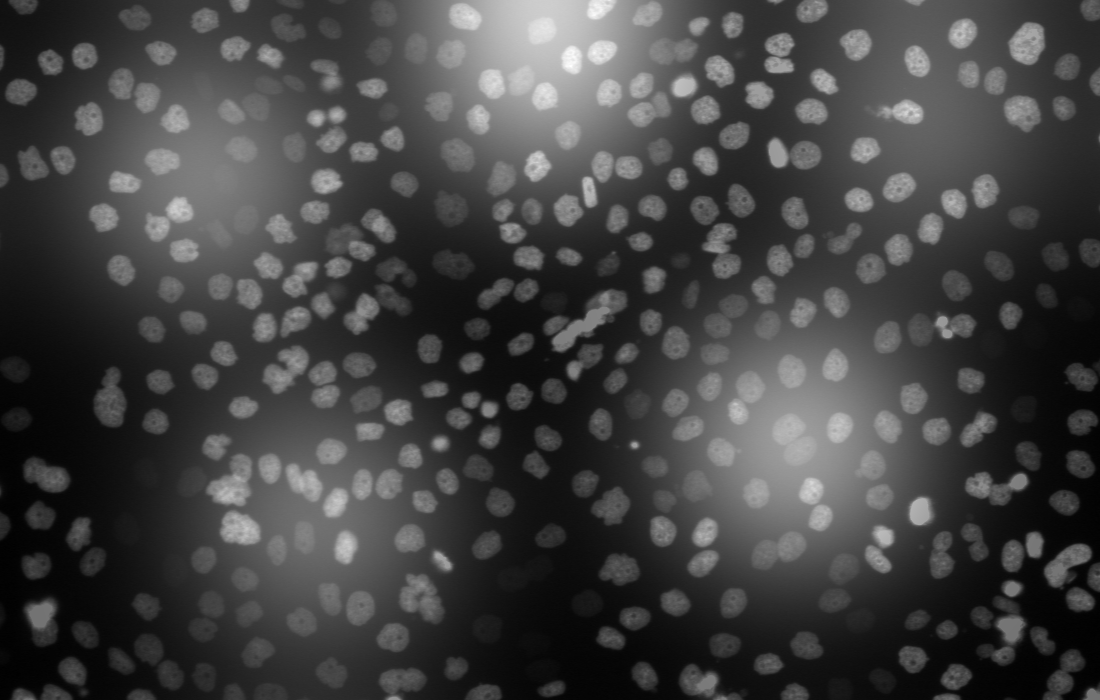
#> input picture Assignment 1/Cell/Cells.png, 1100 x 700 px
$ python code.py   (older library calls are emulated)
#> lines starting #> are read from the running program, lines starting #| are printed output that depends on the picture
import cv2

import numpy as np

img = cv2.imread("Cells.png")
#> img is the input picture: shape (700, 1100, 3); min 0, max 255, mean 66.1

gray = cv2.cvtColor(img, cv2.COLOR_BGR2GRAY)

I = gray

n = 20


def max_filter(img, n):
    row, column = img.shape

    pad = int(n / 2)

    max_f = np.zeros((row + pad * 2, column + pad * 2))

    max_f[pad: pad + row, pad: pad + column] = gray.copy()

    tmp = max_f.copy()

    for y in range(row):

        for x in range(column):
            max_f[pad + y, pad + x] = np.max(tmp[y: y + n, x: x + n])

    max_f = max_f[pad: pad + row, pad: pad + column].astype(np.uint8)

    return max_f


def min_filter(img, n):
#> called with n = 20
    row, column = img.shape
#> row = 700; column = 1100

    # Zero padding

    pad = n // 2

    min_f = np.zeros((row + pad * 2, column + pad * 2), dtype=np.float)

    min_f[pad: pad + row, pad: pad + column] = gray.copy().astype(np.float)

    tmp = min_f.copy()

    for y in range(row):

        for x in range(column):
            min_f[pad + y, pad + x] = np.min(tmp[y: y + n, x: x + n])
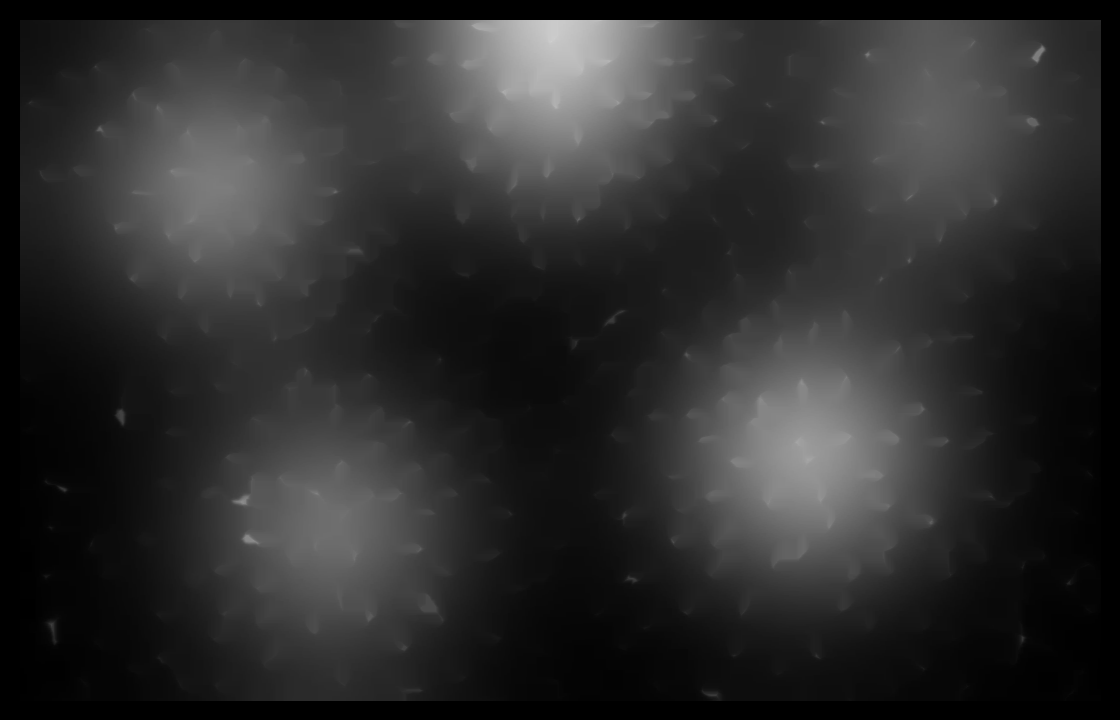
#> min_f: shape (720, 1120) float64; min 0, max 207, mean 45.2

    min_f = min_f[pad: pad + row, pad: pad + column].astype(np.uint8)
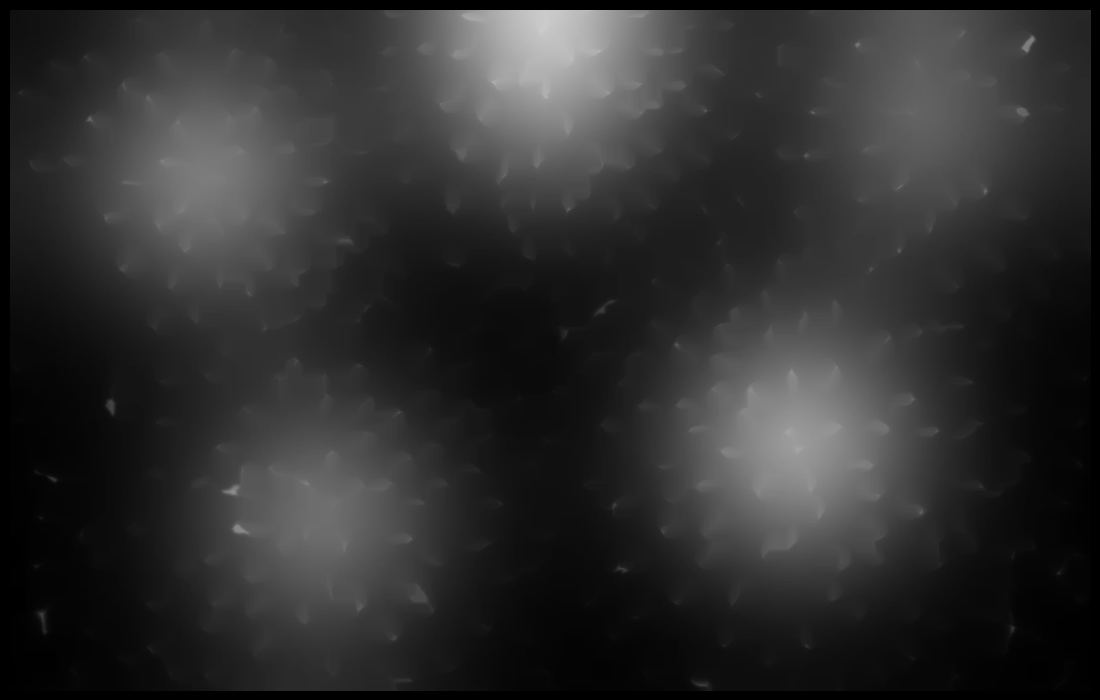
#> min_f: shape (700, 1100); min 0, max 207, mean 47.3

    return min_f


A = min_filter(gray, n)
cv2.imwrite("A.jpg", A)

B = max_filter(A, n)
#> after the loop in max_filter, `for y in range(row):`:
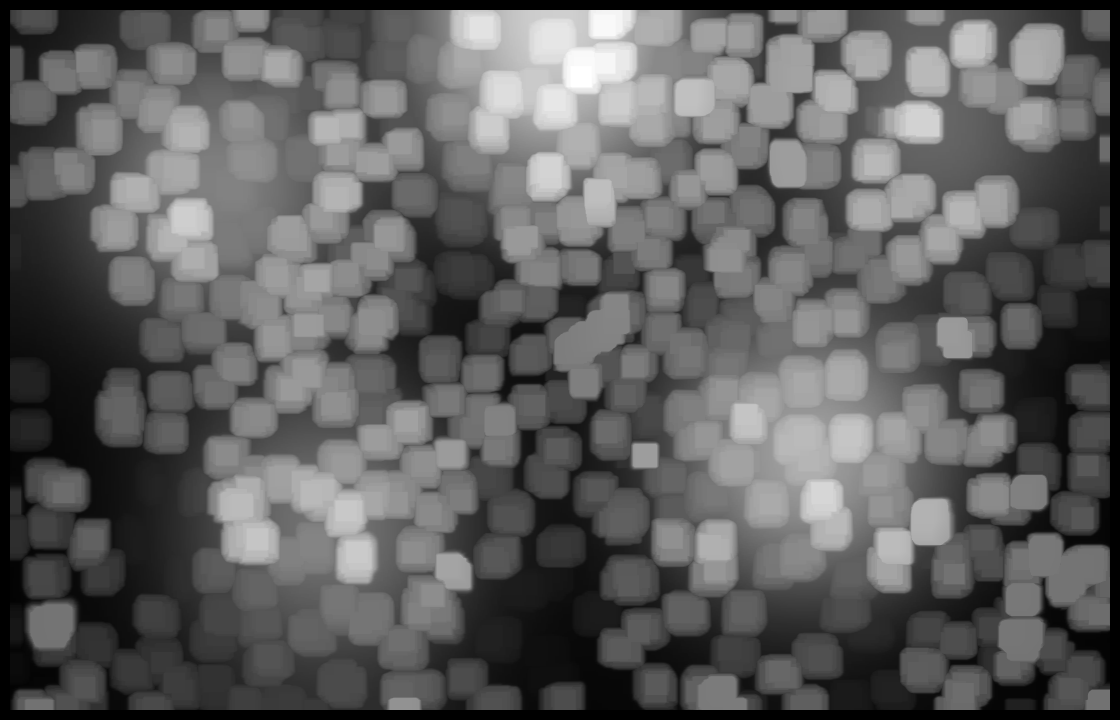
#> max_f: shape (720, 1120) float64; min 0, max 255, mean 94.9
#> in max_filter, `max_f = max_f[pad: pad + row, pad: pad + column].astype(np.uint8)`:
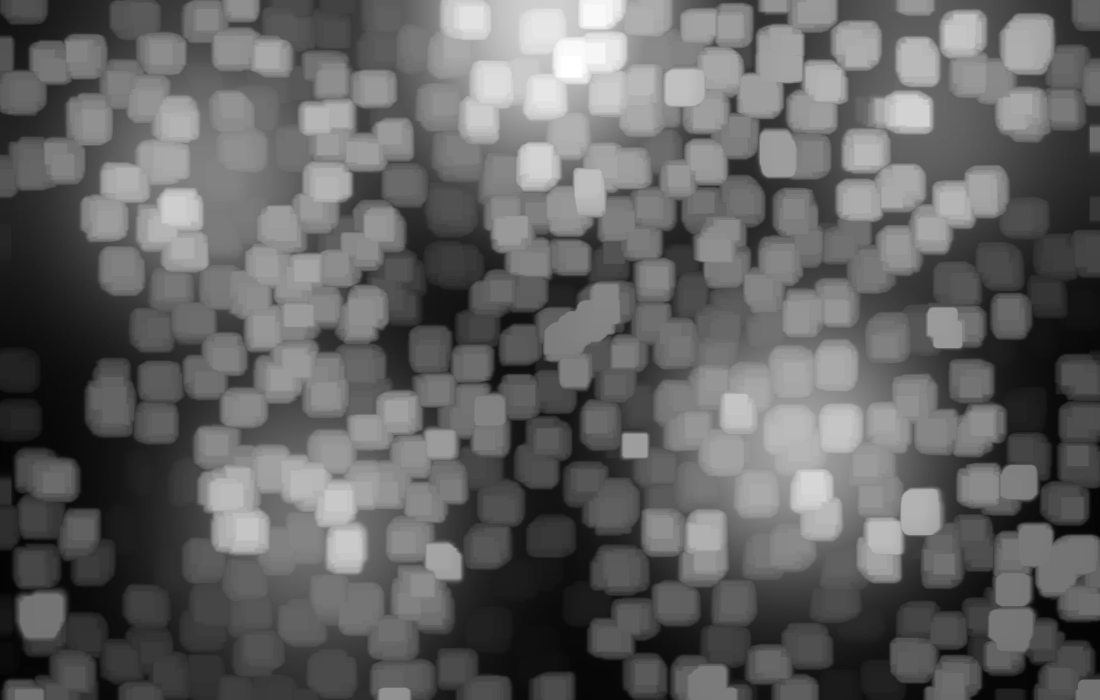
#> max_f: shape (700, 1100); min 3, max 255, mean 99.3
cv2.imwrite("B.jpg", B)

O = I - B
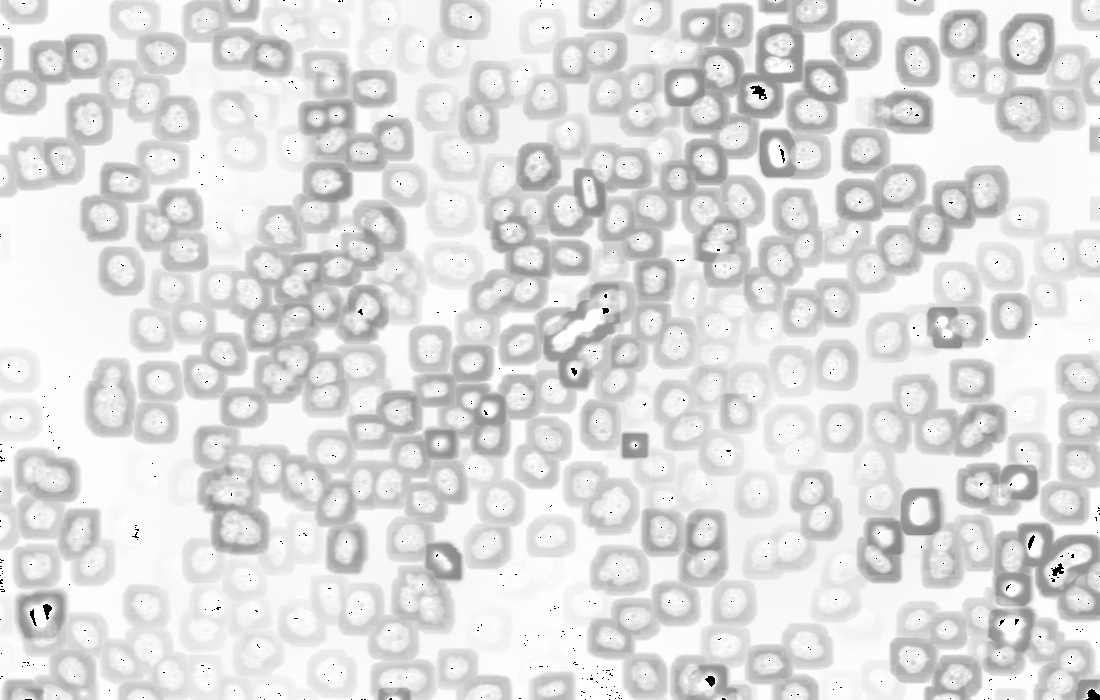
#> O: shape (700, 1100); min 0, max 255, mean 222.1
cv2.imwrite("O.jpg", O)
